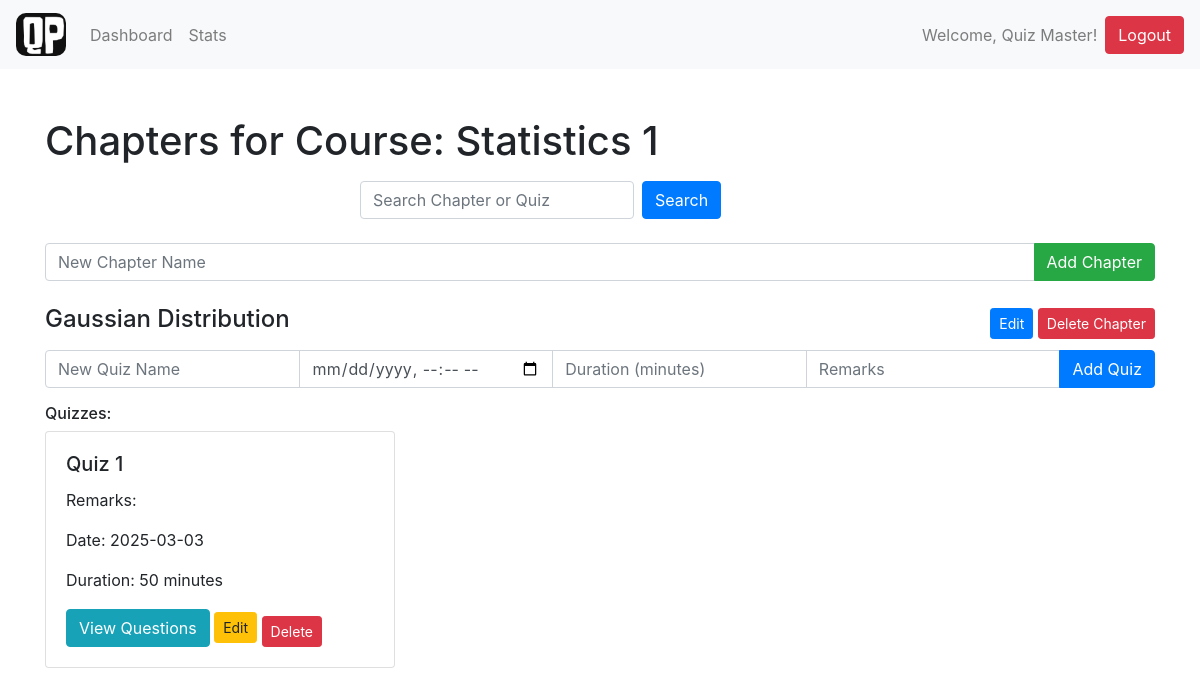
/chapters/1, run on the app's committed database.
### models.py (models this page shows)
class Course(db.Model):
    __tablename__ = "courses"
    id = db.Column(db.Integer, primary_key=True)
    name = db.Column(db.String(100), nullable=False)
    category = db.Column(db.String(80))
    chapters = db.relationship('Chapter', back_populates='related_course')
    quizzes = db.relationship('Quiz', back_populates='related_course')

class Chapter(db.Model):
    __tablename__ = "chapters"
    id = db.Column(db.Integer, primary_key=True)
    name = db.Column(db.String(100), nullable=False)
    course_id = db.Column(db.Integer, db.ForeignKey('courses.id'), nullable=False)
    related_course = db.relationship('Course', back_populates='chapters')
    questions = db.relationship('Question', back_populates='chapter')
    quizzes = db.relationship('Quiz', back_populates='chapter')

class Quiz(db.Model):
    __tablename__ = "quizzes"
    id = db.Column(db.Integer, primary_key=True)
    name = db.Column(db.String(100), nullable=False)
    course_id = db.Column(db.Integer, db.ForeignKey('courses.id'), nullable=False)
    date_of_quiz = db.Column(db.Date, nullable=False)
    time_duration = db.Column(db.String(10))  # Format: hh:mm
    remarks = db.Column(db.String(255))
    chapter_id = db.Column(db.Integer, db.ForeignKey('chapters.id'), nullable=False)
    related_course = db.relationship('Course', back_populates='quizzes')
    chapter = db.relationship('Chapter', back_populates='quizzes')
    questions = db.relationship('Question', back_populates='quiz', lazy=True)

### routes.py (the view, shortened to what this page needs)
@app.route('/chapters/<int:course_id>', methods=['GET', 'POST'])
def chapters(course_id):
    course = Course.query.get(course_id)
    all_chapters = Chapter.query.filter_by(course_id=course_id).all()
    search_query = request.form.get('search', '').strip().lower()
    if not search_query:
        return render_template('chapters.html', course=course, chapters=all_chapters)

### app.py (called while the page is built)
@app.before_request
def create_tables():
    init_db(app)

### models.py (called while the page is built, shortened)
def init_db(app):
    with app.app_context():
        db.create_all()

### templates/chapters.html (shortened to what this page needs)
<!DOCTYPE html>
<html lang="en">
<head>
    <link href="https://stackpath.bootstrapcdn.com/bootstrap/4.5.2/css/bootstrap.min.css" rel="stylesheet">
</head>
<body>
    <nav class="navbar navbar-expand-lg navbar-light bg-light">
        <a class="navbar-brand" href="#">
            <img src="{{ url_for('static', filename='images/logo.png') }}" alt="Logo" style="max-width: 50px; border-radius: 10px;">
        </a>
        <div class="collapse navbar-collapse" id="navbarNav">
            <ul class="navbar-nav">
                <li class="nav-item"><a class="nav-link" href="{{ url_for('routes.admin_dashboard') }}">Dashboard</a></li>
                <li class="nav-item"><a class="nav-link" href="{{ url_for('routes.admin_stats') }}">Stats</a></li>
            </ul>
            <span class="navbar-text ml-auto">
                Welcome, Quiz Master!
            </span>
            <a class="btn btn-danger ml-2" href="{{ url_for('routes.logout') }}">Logout</a>
        </div>
    </nav>
    <div class="container mt-5">
        <h1>Chapters for Course: {{ course.name }}</h1>
        <div class="container mt-3">
            <form method="POST" class="form-inline" style="padding-left: 300px;">
                <input type="text" name="search" class="form-control mr-2" placeholder="Search Chapter or Quiz" value="{{ search_query }}">
                <button type="submit" class="btn btn-primary">Search</button>
            </form>
        </div>
        <br>
        <form action="{{ url_for('routes.add_chapter', course_id=course.id) }}" method="POST" class="mb-4">
            <div class="input-group">
                <input type="text" name="chapter_name" class="form-control" placeholder="New Chapter Name" required>
                <div class="input-group-append">
                    <button class="btn btn-success" type="submit">Add Chapter</button>
                </div>
            </div>
        </form>
        <div class="row">
            {% for chapter in chapters %}
                <div class="col-md-12 mb-4">
                    <div class="d-flex justify-content-between align-items-center">
                        <h4>{{ chapter.name }}</h4>
                        <div>
                            <a href="{{ url_for('routes.edit_chapter', chapter_id=chapter.id) }}"
                               class="btn btn-primary btn-sm">
                                 Edit
                            </a>
                            <form action="{{ url_for('routes.delete_chapter', chapter_id=chapter.id) }}" method="POST" style="display:inline;">
                                <button type="submit" class="btn btn-danger btn-sm">Delete Chapter</button>
                            </form>
                        </div>
                    </div>
                    <form action="{{ url_for('routes.add_quiz', chapter_id=chapter.id) }}" method="POST" class="mt-2">
                        <div class="input-group">
                            <input type="text" name="quiz_name" class="form-control" placeholder="New Quiz Name" required>
                            <input type="datetime-local" name="date_of_quiz" class="form-control" placeholder="Date of Quiz" required>
                            <input type="number" name="time_duration" class="form-control" placeholder="Duration (minutes)" required>
                            <input type="text" name="remarks" class="form-control" placeholder="Remarks">
                            <div class="input-group-append">
                                <button class="btn btn-primary" type="submit">Add Quiz</button>
                            </div>
                        </div>
                    </form>
                    <div class="mt-3">
                        <h6>Quizzes:</h6>
                        <div class="row">
                            {% for quiz in chapter.quizzes %}
                                <div class="col-md-4 mb-2">
                                    <div class="card">
                                        <div class="card-body">
                                            <h5 class="card-title">{{ quiz.name }}</h5>
                                            <p class="card-text">Remarks: {{ quiz.remarks }}</p>
                                            <p class="card-text">Date: {{ quiz.date_of_quiz }}</p>
                                            <p class="card-text">Duration: {{ quiz.time_duration }} minutes</p>
                                            <a href="{{ url_for('routes.view_questions', quiz_id=quiz.id) }}" class="btn btn-info">View Questions</a>
                                            <button class="btn btn-warning btn-sm" onclick="toggleEditForm({{ quiz.id }})">Edit</button>
                                            <form action="{{ url_for('routes.delete_quiz', quiz_id=quiz.id) }}" method="POST" style="display:inline;">
                                                <button type="submit" class="btn btn-danger btn-sm mt-2">Delete</button>
                                            </form>
                                        </div>
                                    </div>
                                </div>
                            {% else %}
                                <div class="col-md-12">No quizzes available.</div>
                            {% endfor %}
                        </div>
                    </div>
                </div>
            {% endfor %}
        </div>
    </div>
</body>
</html>

### data on the page
Course: name "Statistics 1"
Chapter: name "Gaussian Distribution"
Quiz: name "Quiz 1", date_of_quiz "2025-03-03", time_duration "50"
